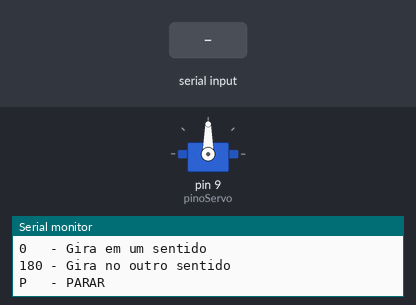
Simulated run of this program. Board: Arduino Mega 2560, built with avr-gcc and run on an emulated ATmega2560. On the bench: servo, the last lines printed to the serial monitor. The test bench sets the inputs (shaded band).

Above: at 1.2 s.
1.3 s: "0\n" received over Serial
At 1.7 s:
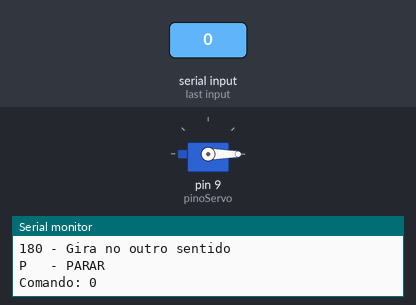
2.8 s: "P\n" received over Serial
At 4.0 s:
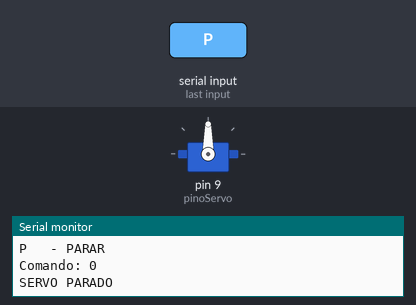
4.3 s: "5\n" received over Serial
At 5.2 s:
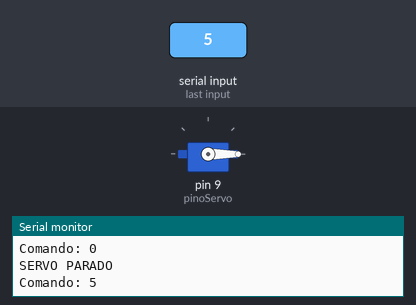
5.8 s: "PARAR\n" received over Serial
At 6.5 s:
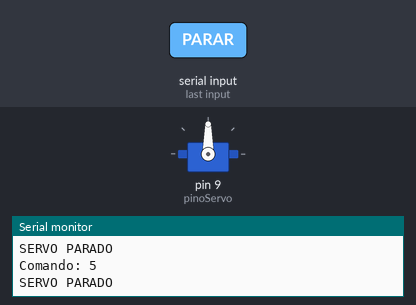
Timing chart, 0 to 8.3 s (numbered marks = the images above; inputs shaded):
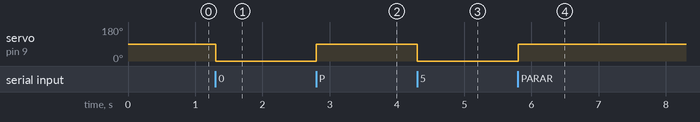

The program:

main.cpp
```cpp
#include <Servo.h>
#include <Arduino.h>

Servo meuServo;

const int pinoServo = 9;

void setup() {
  Serial.begin(9600);

  meuServo.attach(pinoServo);
  meuServo.write(90); // Parado inicialmente

  Serial.println("Controle do Servo");
  Serial.println("0   - Gira em um sentido");
  Serial.println("180 - Gira no outro sentido");
  Serial.println("P   - PARAR");
}

void loop() {
  if (Serial.available() > 0) {

    String comando = Serial.readStringUntil('\n');
    comando.trim();
    comando.toUpperCase();

    // Comando de parada
    if (comando == "P" || comando == "PARAR") {
      meuServo.write(90);
      Serial.println("SERVO PARADO");
      return;
    }

    // Verifica se o comando e numerico
    if (comando.length() == 0) return;

    for (int i = 0; i < comando.length(); i++) {
      if (!isDigit(comando[i])) {
        Serial.println("Comando invalido!");
        return;
      }
    }

    int valor = comando.toInt();

    if (valor >= 0 && valor <= 180) {
      meuServo.writeMicroseconds(valor);

      Serial.print("Comando: ");
      Serial.println(valor);
    } else {
      Serial.println("Valor invalido!");
    }
  }
}
```

Measured:
- after the input at 1.3 s, servo on pin 9 (pinoServo): 90° → 0° at once
- after the input at 2.8 s, servo on pin 9 (pinoServo): 0° → 90° at once
- after the input at 4.3 s, servo on pin 9 (pinoServo): 90° → 0° at once
- after the input at 5.8 s, servo on pin 9 (pinoServo): 0° → 90° at once
